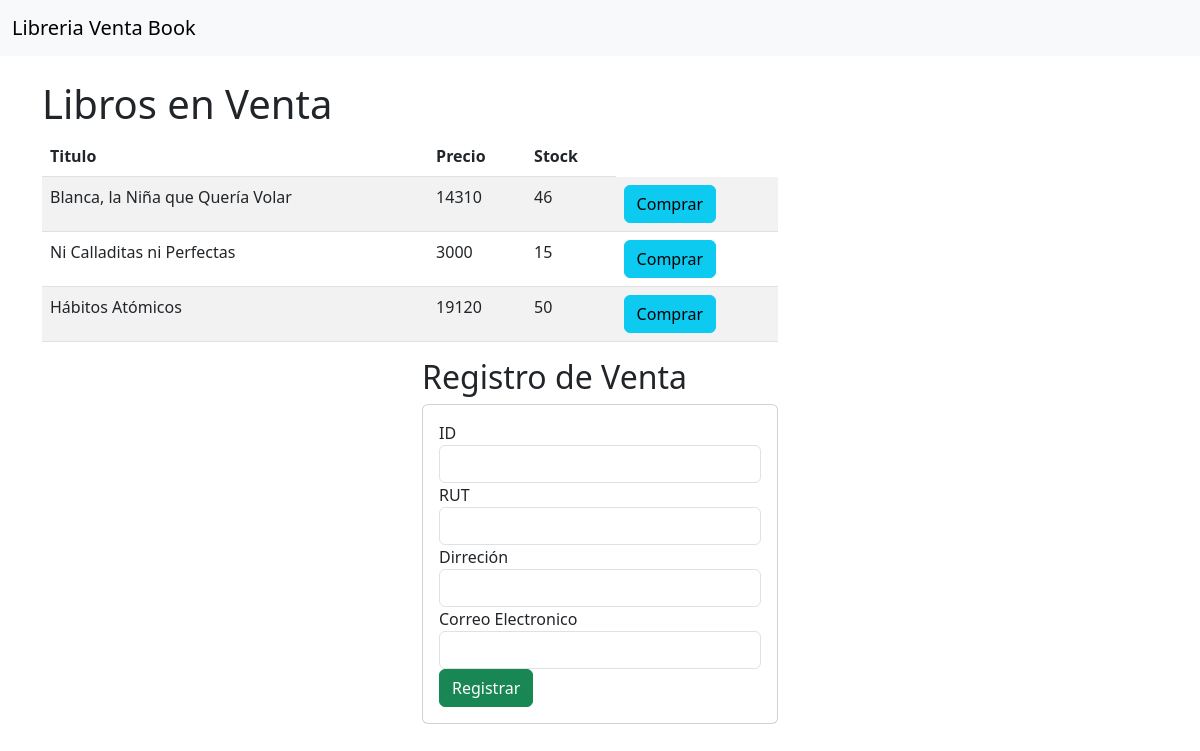
The app's page /, older data.
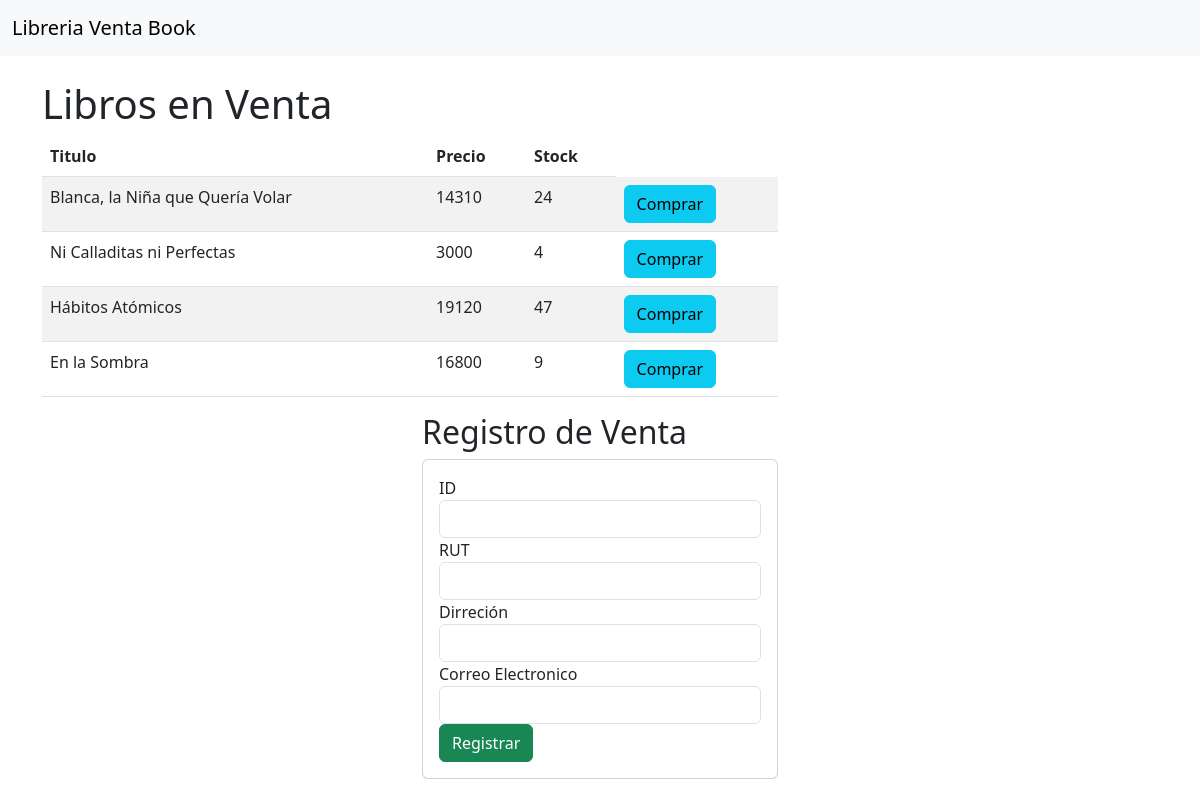
The same page, newer data.
### REST/models.py (models this page shows)
class Producto(models.Model):
    title = models.CharField(max_length=50)
    price = models.IntegerField()
    stock = models.IntegerField()

### REST/views.py (the view)
# urls.py: 2. Add a URL to urlpatterns:  path('', views.home, name='home')
def home(request):
    productosListados = Producto.objects.all()
    return render(request, "index.html", {"productos": productosListados})

### REST/templates/index.html (shortened to what this page needs)
<!DOCTYPE html>
<html lang="en">
<head>
    <link href="https://cdn.jsdelivr.net/npm/bootstrap@5.3.0-alpha3/dist/css/bootstrap.min.css" rel="stylesheet">
</head>
<body>
    <nav class="navbar navbar-expand-lg bg-body-tertiary">
        <div class="container-fluid">
          <a class="navbar-brand" href="#">Libreria Venta Book</a>
        </div>
      </nav>
      <div class="container py-4">
        <h1>Libros en Venta</h1>
        <div class="row">
            <div class="col-sm-12 col-md-6 col-lg-8 col-xl-8">
                <div class="table-responsive">
                    <table class="table table-striped">
                        <thead>
                            <tr>
                                <th>Titulo</th>
                                <th>Precio</th>
                                <th>Stock</th>
                            </tr>
                        </thead>
                        <tbody>
                            {% for p in productos %}
                            <tr>
                                <td>{{p.title}}</td>
                                <td>{{p.price}}</td>
                                <td>{{p.stock}}</td>
                                <td><a href="detalle/{{p.id}}" class="btn btn-info">Comprar</a></td>
                            </tr>
                            {% endfor %}
                        </tbody>
                    </table>
                </div>
            </div>
        </div>
        <div class="row">
            <div class="col-md-4 offset-md-4">
                <h2>Registro de Venta</h2>
                <div class="card">
                    <div class="card-body">
                        <form action="/registrarVenta/" method="POST"> {% csrf_token %}
                            <div class="form-group">
                                <td>ID</td>
                                <input type="text" id="txtId" name="txtId" class="form-control" required>
                            </div>
                            <div class="form-group">
                                <td>RUT</td>
                                <input type="text" id="txtRut" name="txtRut" class="form-control">
                            </div>
                            <div class="form-group">
                                <td>Dirreción</td>
                                <input type="text" id="txtAddress" name="txtAddress" value="{{producto.title}}" class="form-control">
                            </div>
                            <div class="form-group">
                                <td>Correo Electronico</td>
                                <input type="text" id="txtEmail" name="txtEmail" value="{{producto.price}}" class="form-control">
                            </div>
                            <div class="form-group">
                                <button type="submit" class="btn btn-success btn-block text white">Registrar</button>
                            </div>
                        </form>
                    </div>
                </div>
            </div>
        </div>
      </div>
</body>
</html>

Row changes from the older to the newer data that the page shows:
changed Producto "Blanca, la Niña que Quería Volar": stock "46" → "24"
changed Producto "Ni Calladitas ni Perfectas": stock "15" → "4"
changed Producto "Hábitos Atómicos": stock "50" → "47"
added Producto: title "En la Sombra", price "16800", stock "9"
